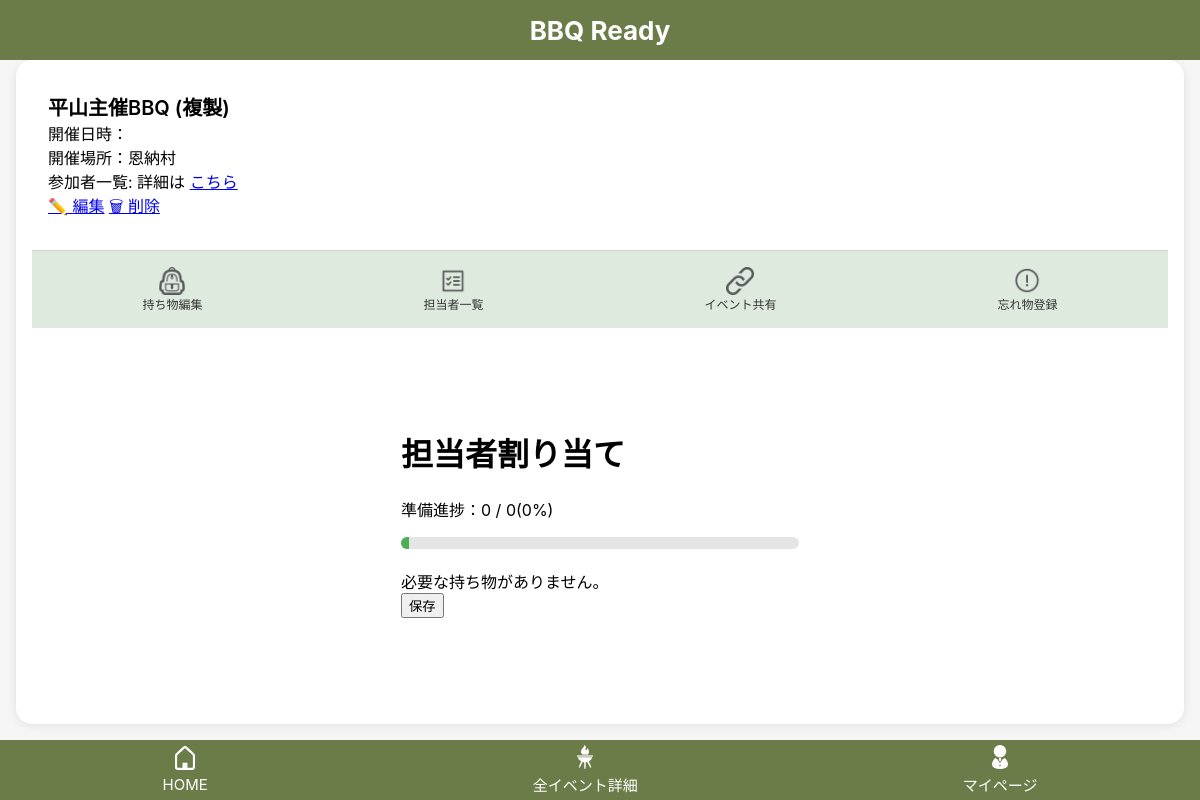
The page /events/101/assign/ (signed in) on the database as committed earlier.
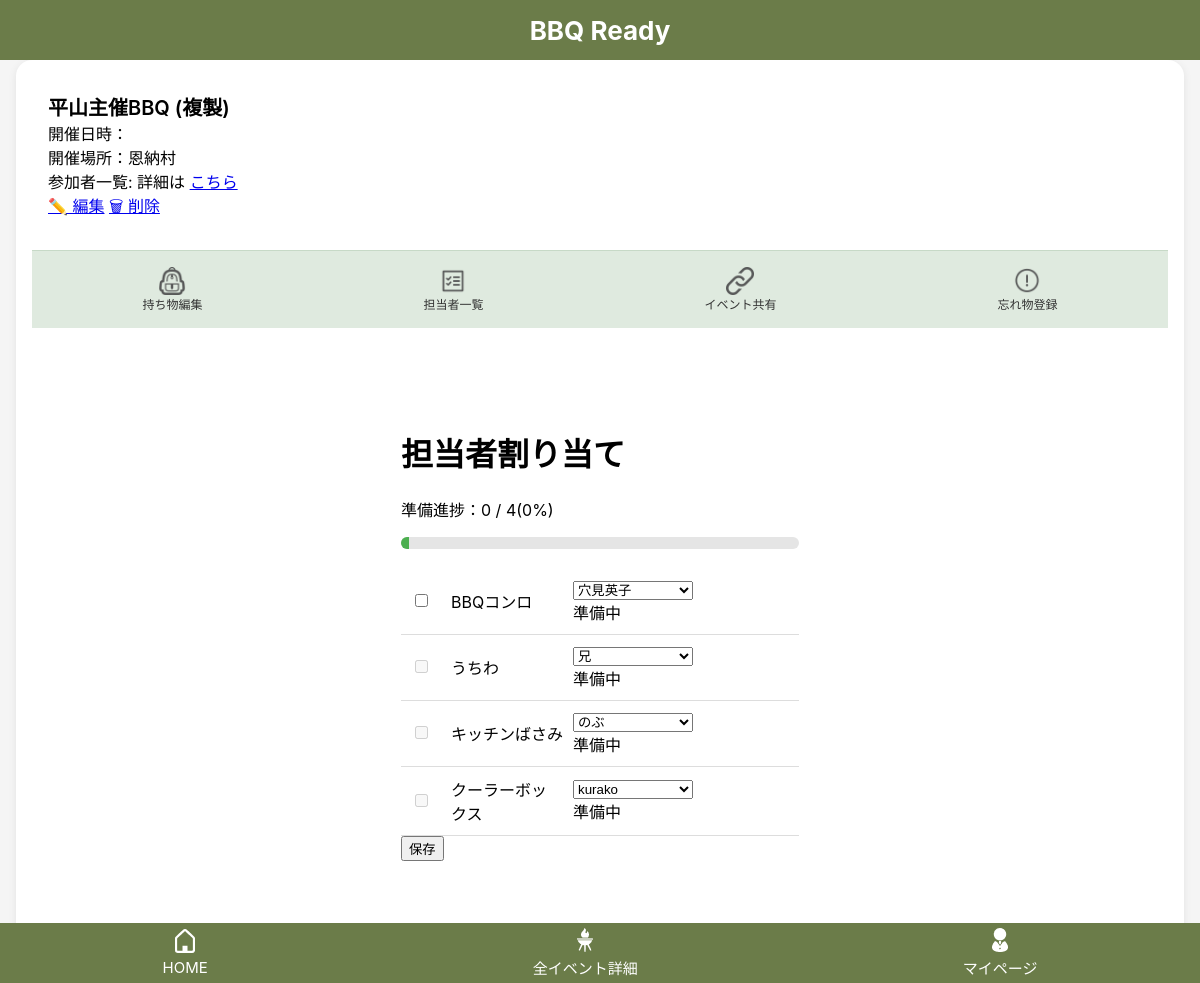
The same page on the database as committed later.
### bbq_app/models.py (models this page shows, shortened)
class EventItem(models.Model):
    event = models.ForeignKey(Event, on_delete=models.CASCADE, related_name="event_items")
    bbq_item = models.ForeignKey(BbqItem, on_delete=models.CASCADE, related_name="event_items")
    is_selected = models.BooleanField(default=False)
    assignee = models.ForeignKey(
        "Participant",
        null=True,
        blank=True,
        on_delete=models.SET_NULL,
        related_name="assigned_items"
    )
    is_ready = models.BooleanField(default=False)
    created_at = models.DateTimeField(auto_now_add=True)
    updated_at = models.DateTimeField(auto_now=True)
    class Meta:
        constraints = [
            models.UniqueConstraint(
                fields=["event", "bbq_item"],
                name="unique_event_bbq_item"
            )
        ]

class BbqItem(models.Model):
    class Category(models.IntegerChoices):
        FIRE = 1, "火起こし・調理グッズ"
        PLACE = 2, "会場設営"
        FOOD = 3, "食材・飲み物"
        CONVENIENCE = 4, "便利グッズ"
        OTHER = 5, "その他"
    user = models.ForeignKey(settings.AUTH_USER_MODEL, null=True, blank=True, on_delete=models.CASCADE, related_name="bbq_items")
    name = models.CharField("持ち物名", max_length=50)
    category = models.IntegerField(choices=Category.choices)
    created_at = models.DateTimeField(auto_now_add=True)
    updated_at = models.DateTimeField(auto_now=True)

class Participant(models.Model):
    event = models.ForeignKey(Event, on_delete=models.CASCADE, related_name="participants")
    user = models.ForeignKey(
        settings.AUTH_USER_MODEL,
        null=True,
        blank=True,
        on_delete=models.SET_NULL,
        related_name="participant"
    )
    name = models.CharField("表示名", max_length=30)
    created_at = models.DateTimeField("作成日時", auto_now_add=True)
    updated_at = models.DateTimeField("更新日時", auto_now=True)

class Event(models.Model):
    user = models.ForeignKey(settings.AUTH_USER_MODEL, on_delete=models.CASCADE, related_name="events")
    name = models.CharField("イベント名", max_length=30)
    held_at = models.DateTimeField("開催日時", null=True, blank=True)
    location = models.CharField("開催場所", max_length=50, blank=True)
    created_at = models.DateTimeField("作成日時", auto_now_add=True)
    updated_at = models.DateTimeField("更新日時", auto_now=True)

### bbq_app/views.py (the view, shortened to what this page needs)
# urls.py: path("events/<int:event_id>/assign/", views.item_assign, name="item_assign"),
@login_required
def item_assign(request, event_id):
    event = get_object_or_404(Event, id=event_id, user=request.user)
    Participant.objects.get_or_create(
        event=event,
        user=request.user,
        defaults={"name":request.user.first_name or request.user.username}
    )
    participants = Participant.objects.filter(event=event).order_by("id")
    items = (
        EventItem.objects
        .filter(event=event, is_selected=True)
        .select_related("bbq_item", "assignee")
        .order_by("id")
    )
    total_count = items.count()
    ready_count = items.filter(is_ready=True).count()
    progress_percent = int((ready_count / total_count) * 100 ) if total_count else 0
    return render(
        request,
        "bbq_app/item_assign.html",
        {
            "event": event,
            "participants": participants,
            "items": items,
            "total_count": total_count,
            "ready_count": ready_count,
            "progress_percent": progress_percent
        }
    )

### bbq_app/templates/bbq_app/item_assign.html (shortened to what this page needs)
{% extends "bbq_app/base.html" %}
{% block header %}
  {% include "bbq_app/partials/event_header.html" %}
{% endblock %}
{% block content %}
<h1>担当者割り当て</h1>
<p>準備進捗：{{ ready_count }} / {{ total_count }}({{ progress_percent }}%)</p>
<div class="progress-area">
    <div class="progress-bar">
        <div class="progress-bar__fill" style="width: {{ progress_percent }}%; min-width: 8px;"></div>
    </div>
</div>
<form method="post">
    <ul class="assign-list">
        {% for event_item in items %}
            <li class="assign-row">
                <div class="assign-check">
                    {% if event_item.assignee and event_item.assignee.user == event.user %}
                        <input
                            type="checkbox"
                            name="ready_items"
                            value="{{ event_item.id }}"
                        >
                    {% else %}
                        <input
                            type="checkbox"
                            disabled
                        >
                    {% endif %}
                </div>
                <div class="assign-select">
                    {{ event_item.bbq_item.name }}
                </div>
                <div class="assign-select">
                    <select name="assignee_{{ event_item.id }}">
                        {% for participant in participants %}
                            {% if participant.user == event.user %}
                                <option value="{{ participant.id }}"
                                    {% if event_item.assignee_id == participant.id %}selected{% endif %}>
                                    {{ participant.name }}
                                </option>
                            {% endif %}
                        {% endfor %}
                        {% for participant in participants %}
                            {% if participant.user != event.user %}
                                <option value="{{ participant.id }}"
                                    {% if event_item.assignee_id == participant.id %}selected{% endif %}>
                                    {{ participant.name }}
                                </option>
                            {% endif %}
                        {% endfor %}
                    </select>
                <div class="assign_status">
                    {% if not event_item.assignee %}
                        担当者未設定
                    {% elif event_item.is_ready %}
                        準備完了
                    {% else %}
                        準備中
                    {% endif %}
                </div>
            </li>
        {% empty %}
            <li>必要な持ち物がありません。</li>
        {% endfor %}
    </ul>
    <button type="submit">保存</button>
</form>
{% endblock %}

Rows that differ between the two databases and show on the page:
now on this page (row edited): EventItem: bbq_item.name "BBQコンロ", assignee+id "穴見英子", shows "準備中"
now on this page (row edited): EventItem: bbq_item.name "うちわ", assignee+id "兄", shows "準備中"
now on this page (row edited): EventItem: bbq_item.name "キッチンばさみ", assignee+id "のぶ", shows "準備中"
now on this page (row edited): EventItem: bbq_item.name "クーラーボックス", assignee+id "kurako", shows "準備中"
Other text that changed with them:
{{ total_count }}: "0" → "4"
text no longer shown: "必要な持ち物がありません。"
